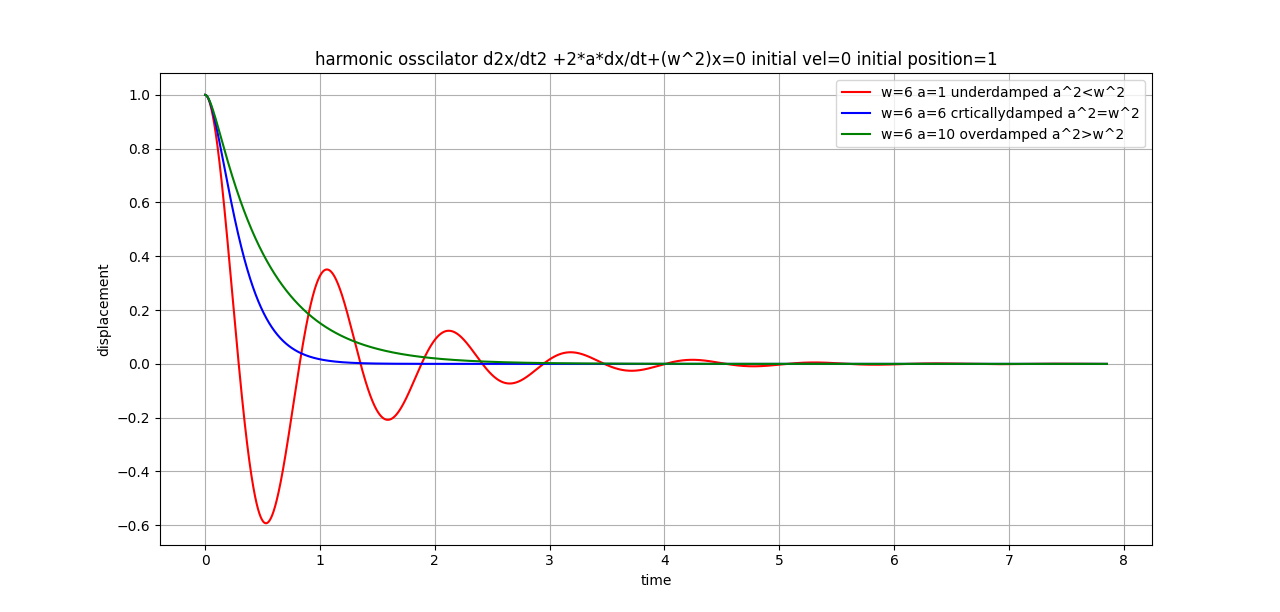

Reproduce this figure in Python.
#d2x/dt2 + 2*a*(dx/dt) + (w^2)*x=0
#z=dx/dt(velocity) and dz/dt + 2*a*z + (w^2)*x=0
#x(t0+h)-x(t0)=h*z(t0) and z(t0+h)-z(t0)=-h*(2*a*z(t0) + (w^2)*(x(t0)))
#x(t1)=x(t0)+h*z(t0) and z(t1)=z(t0)-h*(2*a*z(t0) + (w^2)*(x(t0))) and so on
#the iteretive formula is
#                   x(n+1)=x(n)+h*z(n) and z(n+1)=z(n)-h*(2*a*z(n) + (w^2)*(x(n)))

import numpy as np
import matplotlib.pyplot as plt

t0=0#<-initial time
tn=(2.5)*np.pi#<-final time
n=10000#<-total no. of points-1
h=(tn-t0)/n
time=[]
for i in range(n+1):
    t=t0+i*h
    time.append(t)
#print(time)

def xdiffsoln(a,w,x0,z0,tt):
    xdiffsoln=[]
    velsoln=[]
    xsolnold=x0
    velsolnold=z0

    for i in range(len(tt)):
        xsolnnew=xsolnold+h*velsolnold
        velsolnnew=velsolnold-(h*((2*a*velsolnold)+(w**2)*(xsolnold)))
        xdiffsoln.append(xsolnnew)
        velsoln.append(velsolnnew)
        xsolnold=xsolnnew
        velsolnold=velsolnnew

    return(xdiffsoln)

def velsoln(a,w,x0,z0,tt):
    xdiffsoln=[]
    velsoln=[]
    xsolnold=x0
    velsolnold=z0

    for i in range(len(tt)):
        xsolnnew=xsolnold+h*velsolnold
        velsolnnew=velsolnold-(h*((2*a*velsolnold)+(w**2)*(xsolnold)))
        xdiffsoln.append(xsolnnew)
        velsoln.append(velsolnnew)
        xsolnold=xsolnnew
        velsolnold=velsolnnew

    return(velsoln)

#print(xdiffsoln(0,2,1,1,time))
plt.xlabel('time')
plt.ylabel('displacement')
#plt.plot(time,xdiffsoln(0,2,1,0,time),color='r',label='w=2')
plt.plot(time,xdiffsoln(1,6,1,0,time),color='r',label='w=6 a=1 underdamped a^2<w^2')
plt.plot(time,xdiffsoln(6,6,1,0,time),color='b',label='w=6 a=6 crticallydamped a^2=w^2')
plt.plot(time,xdiffsoln(10,6,1,0,time),color='g',label='w=6 a=10 overdamped a^2>w^2')
plt.title('harmonic osscilator d2x/dt2 +2*a*dx/dt+(w^2)x=0 initial vel=0 initial position=1')
plt.legend()
plt.grid()
plt.show()


    
